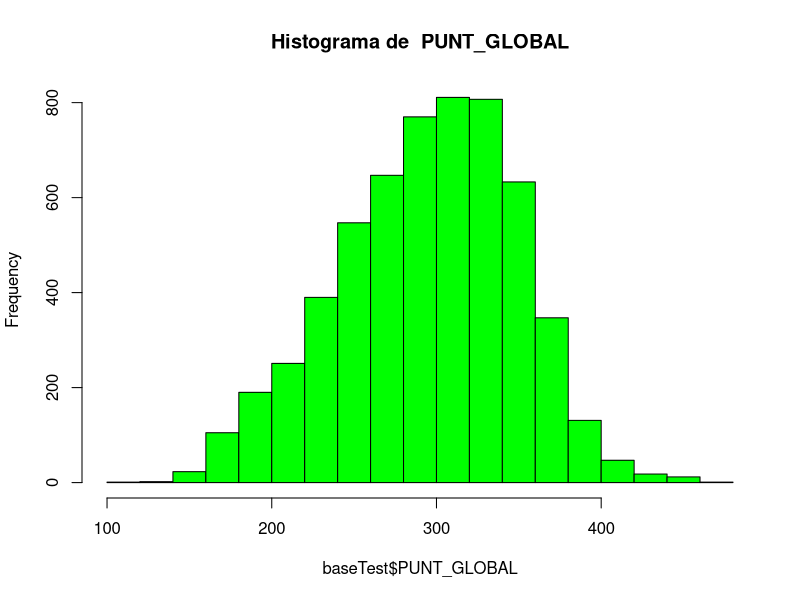
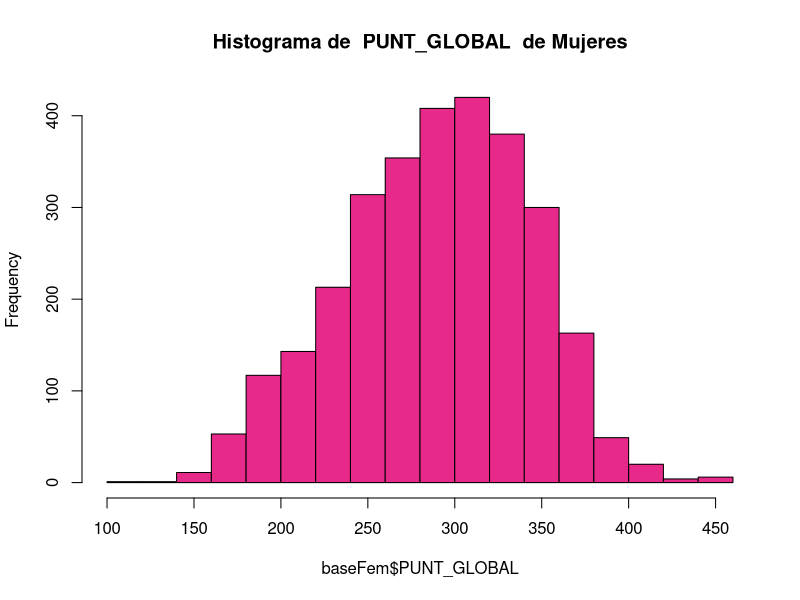
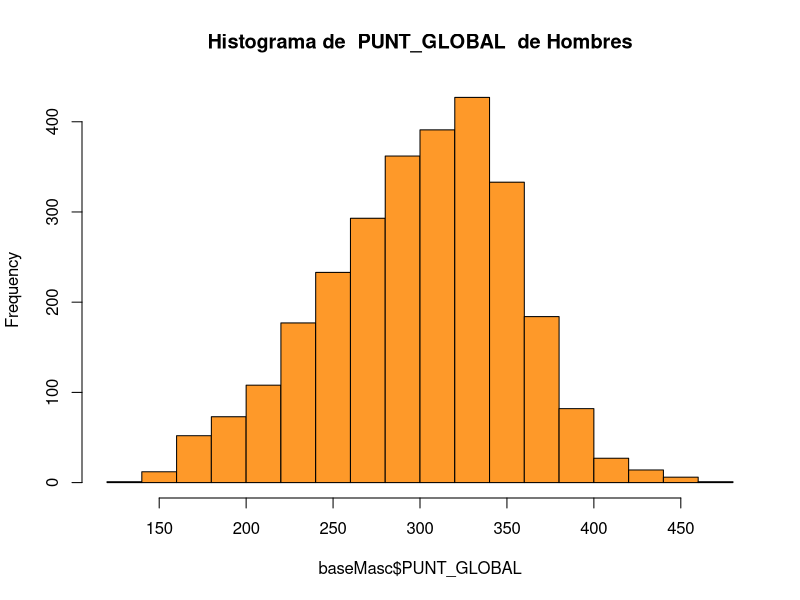
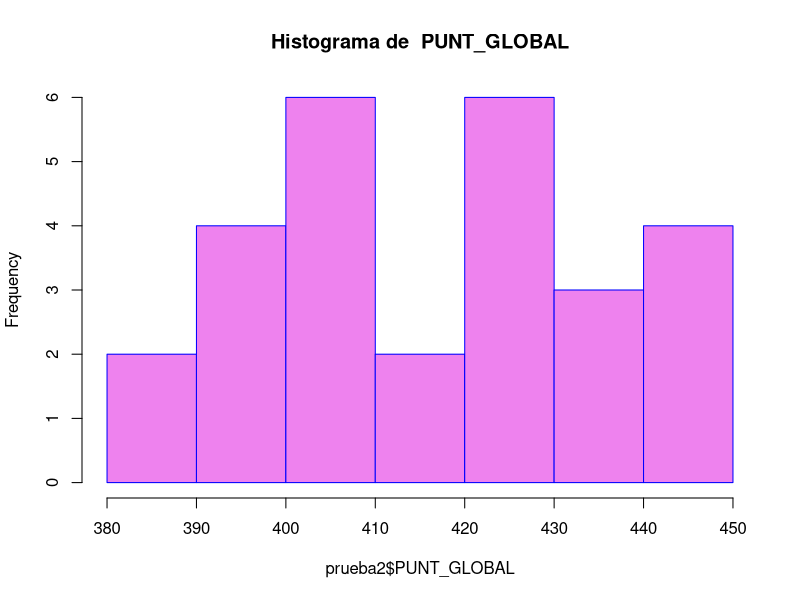

Generate these figures, in order, with R:
# Clase 10 - 21 Marzo 2023
getwd()
ls()
baseTest <- read.csv('Base1.csv', fileEncoding = "UTF-8")

head(baseTest, 10) # primeros n datos
tail(baseTest)

class(baseTest)
str(baseTest)
dim(baseTest) # dimension de la base rowxcol

class(baseTest$ESTU_TIPODOCUMENTO) # obtener el tipo de dato de una variable especifica

baseTest$DESEMP_LECTURA_CRITICA <- as.factor(baseTest$DESEMP_LECTURA_CRITICA)

class(baseTest$DESEMP_LECTURA_CRITICA)

baseTest$DESEMP_LECTURA_CRITICA
baseTest$PUNT_LECTURA_CRITICA[20]

# nombres de columna
names(baseTest)

# crear columna
baseTest$PRUEBA <- 'Saber11'
baseTest$PRUEBA
baseTest

# Variable suma col 12[PUNT_LECTURA_CRITICA] y 13[PUNT_MATEMATICAS]
sumapuntaje <- baseTest$PUNT_LECTURA_CRITICA + baseTest$PUNT_MATEMATICAS
sumapuntaje[12]
# sumar una columna
sum(baseTest$PUNT_GLOBAL)
help(colSums)
sumapuntaje_rowcol <- rowSums(baseTest[, 12:13])
sumapuntaje_rowcol
# verficación de igualdad en los resultados de los dos metodos
sumapuntaje_rowcol == sumapuntaje

###################################
# Clase 11, 23 marzo 2023
# Estadistica
sd(baseTest$PUNT_GLOBAL) # desviación estandar
mean(baseTest$PUNT_GLOBAL) # media o promedio de datos
median(baseTest$PUNT_GLOBAL) # punto medio/ mitad de los datos
max(baseTest$PUNT_GLOBAL) # valor maximo
min(baseTest$PUNT_GLOBAL) # valor minimo

summary(baseTest$PUNT_GLOBAL) # resumen de datos
help(hist)
hist(
  baseTest$PUNT_GLOBAL,
  include.lowest = TRUE,
  main = paste("Histograma de ", names(baseTest)[17] ),
  axes = TRUE,
  col='green'
)

# instalación de paquete para calcular moda y sus variedades
install.packages("modeest")
library(modeest)

# Ejercicio Miro (https://miro.com/app/board/uXjVMbfG4WM=/)
filterGenere <- function(genero) {
  return ({
    which(baseTest$ESTU_GENERO == genero)
  })
}
filterGenere('F')
columnSelected <- 'PUNT_GLOBAL'
baseTest$PUNT_GLOBAL
baseFem <- baseTest[filterGenere('F'),]
baseFem
baseMasc <- baseTest[filterGenere('M'),]
baseMasc
names(baseTest)[17]
summary(baseFem)
summary(baseMasc)

##############################################################
# Histograma mujeres
puntajeGlobalMujeres_Histo <- hist(
  baseFem$PUNT_GLOBAL,
  include.lowest = TRUE,
  main = paste("Histograma de ", columnSelected," de Mujeres"),
  axes = TRUE,
  col='#e7298a'
  #xlab= "Puntaje Global",
  #ylab= "Frecuencia",
)

# Histograma hombres
puntajeGlobalHombres_Histo <- hist(
  baseMasc$PUNT_GLOBAL,
  include.lowest = TRUE,
  main = paste("Histograma de ", names(baseTest)[17]," de Hombres"),
  axes = TRUE,
  col='#fe9929'
  #ylab= 'Frecuencia',
  #xlab= 'Puntaje Global',
)

# print
puntajeGlobalMujeres_Histo
puntajeGlobalHombres_Histo

# Bases cruzadas
tabla_Fem_Ubicacion_Matematicas <- table(baseFem$COLE_AREA_UBICACION, baseFem$DESEMP_MATEMATICAS)
tabla_Masc_Ubicacion_Matematicas <- table(baseMasc$COLE_AREA_UBICACION, baseMasc$DESEMP_MATEMATICAS)

###############
prop.table(tabla_Fem_Ubicacion_Matematicas, 1)
prop.table(tabla_Masc_Ubicacion_Matematicas, 1)

addmargins(tabla_Fem_Ubicacion_Matematicas)
addmargins(tabla_Masc_Ubicacion_Matematicas)


###############################################
###############################################
# Clase 12, 28 de Marzo 2023

# create base
baseTest <- read.csv('Base1.csv', fileEncoding = "UTF-8")

# variable names
names(baseTest)

baseFem[c('ESTU_MCPIO_RESIDE', 'COLE_NOMBRE_SEDE', 'DESEMP_MATEMATICAS')]

baseTest[c("ESTU_TIPODOCUMENTO","ESTU_GENERO", "ESTU_NACIONALIDAD")]
####### SubBase #####

# por genero
subBase_Genero<-subset(baseTest, subset=ESTU_GENERO == "F")

# por puntaje
subBase_Puntaje <-subset(baseTest, subset=PUNT_GLOBAL > 200)

# seleccionando columnas especificas
subBase_ColumnasyPuntaje <- subset(
    baseTest, 
    subset=PUNT_GLOBAL > 200, 
    select = c("ESTU_TIPODOCUMENTO", "PUNT_GLOBAL" , "ESTU_GENERO")
    )
subBase_ColumnasyPuntaje

#######
# Ejercicio en clase

#--------------------------------------------------------
# (1)
prueba2 <- subset(
  baseTest,
  subset = baseTest$PUNT_LECTURA_CRITICA >= 80 & baseTest$PUNT_MATEMATICAS >= 80,
  select = c("COLE_NOMBRE_SEDE", "PUNT_GLOBAL" , "ESTU_GENERO")
)
prueba2
help(subset)

#--------------------------------------------------------
# (2)
dim(prueba2) # => [1] 27  3

#--------------------------------------------------------
# (3)
prueba2_Generos <- table(prueba2$ESTU_GENERO)
prueba2_Generos # F= 13,  M= 14
dim(prueba2_Generos) # => [1] 2

#---------------------------------------------------------

tabla_ColGenero <- table(prueba2$COLE_NOMBRE_SEDE, prueba2$ESTU_GENERO)
# sum(tabla_ColGenero)

#--------------------------------------------------------

prueba2_F <- prueba2[which(prueba2$ESTU_GENERO == 'F'),]
prueba2_F
dim(prueba2_F) # => [1] 13  3
prueba2_M <- prueba2[which(prueba2$ESTU_GENERO == 'M'),]
prueba2_M
dim(prueba2_M) # => [1] 14  3

#--------------------------------------------------------

# (4)
# a)
prueba2_Colegios <- table(prueba2$COLE_NOMBRE_SEDE)
prueba2_Colegios
dim(prueba2_Colegios)

# b)
maxColegio <- names(prueba2_Colegios)[
  which(prueba2_Colegios == max(prueba2_Colegios),
  arr.ind = TRUE)[, 1]
  ]

maxColegio
# [1] "COL BOLIVAR", "COLEGIO BILINGUE DIANA OESE"

# (5)
names(baseTest)

puntaje_Global <- names(baseTest)[17]

hist(
  prueba2$PUNT_GLOBAL,
  #include.lowest = TRUE,
  main = paste("Histograma de ", puntaje_Global),
  # xlab = puntaje_Global, '# Estudiantes',
  #axes = TRUE,
  col='violet',
  border = "blue"
)

help(hist)

# Set working directory
setwd("C:/Users/Holberton/CrispthoferRincon/R_certificado_2023/Material_Ciclo1/Moulo2-Limpieza_Preparacion_Exploración")
